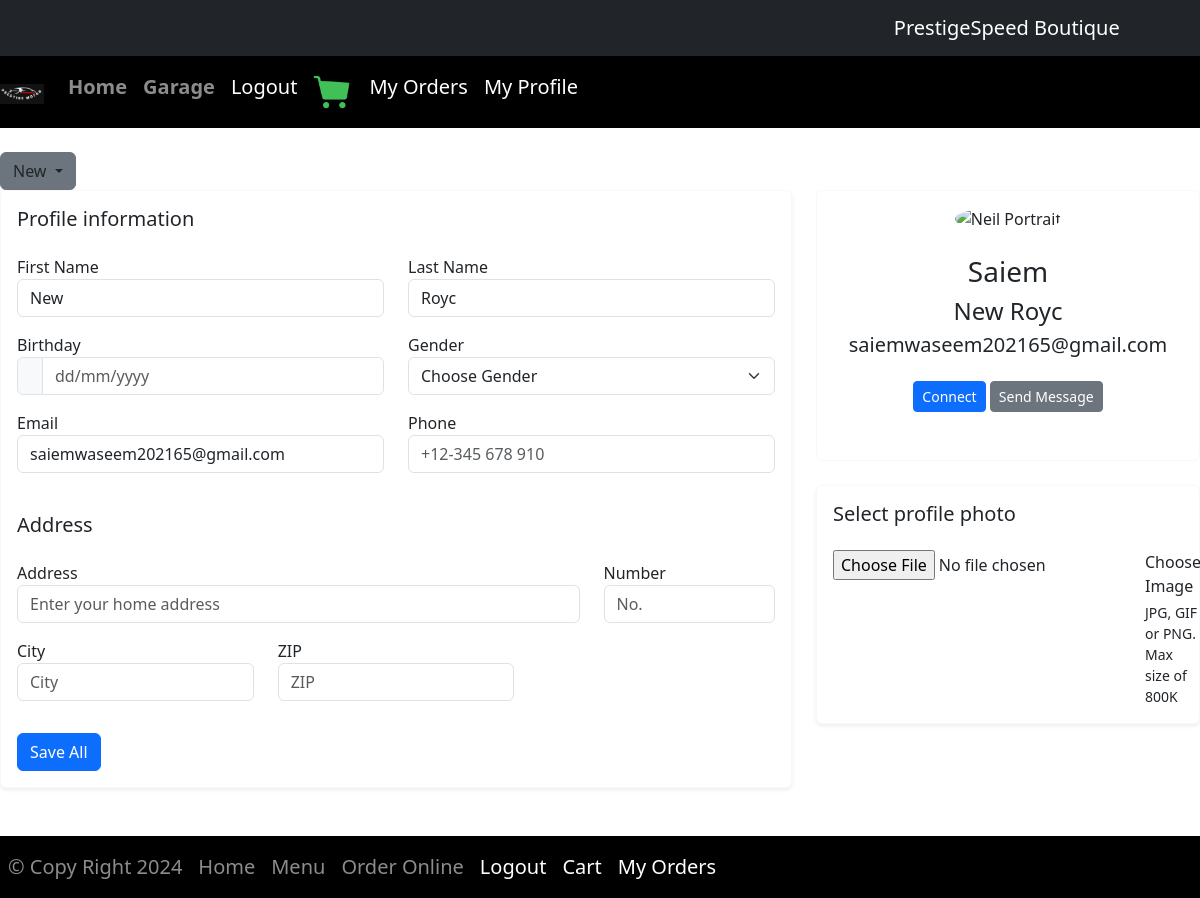
/profile/ (signed in), run on the app's committed database.
### customer/models.py (models this page shows, shortened)
class Profile(models.Model):
    GENDER_MALE = 1
    GENDER_FEMALE = 2
    GENDER_CHOICES = [
        (GENDER_MALE, _("Male")),
        (GENDER_FEMALE, _("Female")),
    ]
    first_name = models.CharField(max_length=50, null=True, blank=True)
    last_name = models.CharField(max_length=50, null=True, blank=True)
    user = models.OneToOneField(User, related_name="profile", on_delete=models.CASCADE)
    profile_photo = models.ImageField(upload_to="profile_photos", null=True, blank=True)
    birthday = models.DateField(null=True, blank=True)
    gender = models.PositiveSmallIntegerField(choices=GENDER_CHOICES, null=True, blank=True)
    phone = models.CharField(max_length=32, null=True, blank=True)
    address = models.CharField(max_length=255, null=True, blank=True)
    number = models.CharField(max_length=32, null=True, blank=True)
    city = models.CharField(max_length=50, null=True, blank=True)
    zip = models.CharField(max_length=30, null=True, blank=True)
    created_at = models.DateTimeField(auto_now_add=True)
    updated_at = models.DateTimeField(auto_now=True)

class User(AbstractUser):
    address = models.TextField(default = 'No address')

### customer/views.py (the view)
# urls.py: path('profile/', view_profile, name='profile'),
@login_required
def view_profile(request):
    try:
        profile = request.user.profile
    except Profile.DoesNotExist:
        profile = Profile.objects.create(user=request.user)
    return render(request, 'customer/profile.html', {'profile': profile})

### customer/templates/customer/profile.html (shortened to what this page needs)
{% extends "customer/base.html" %}
{% load static %}
{% block content %}
<main class="content">
    <div class="d-flex justify-content-between flex-wrap flex-md-nowrap align-items-center py-4">
        <div>
            <button class="btn btn-secondary text-dark mr-2 dropdown-toggle" data-toggle="dropdown"
                aria-haspopup="true" aria-expanded="true">
                New
            </button>
    <form action="{% url 'profile' %}" method="POST" enctype="multipart/form-data">
        <div class="row">
            <div class="col-12 col-xl-8">
                <div class="card card-body bg-white border-light shadow-sm mb-4">
                    <h2 class="h5 mb-4">Profile information</h2>
                    <div class="row">
                        <div class="col-md-6 mb-3">
                            <div>
                                <label for="first_name">First Name</label>
                                <input name="first_name" class="form-control" id="first_name" type="text"
                                    placeholder="Enter your first name" value="{{ profile.user.first_name }}"
                                    required>
                            </div>
                        </div>
                        <div class="col-md-6 mb-3">
                            <div>
                                <label for="last_name">Last Name</label>
                                <input name="last_name" class="form-control" id="last_name" type="text"
                                    placeholder="Also your last name" value="{{ profile.user.last_name }}"
                                    required>
                            </div>
                        </div>
                    </div>
                    <div class="row align-items-center">
                        <div class="col-md-6 mb-3">
                            <label for="birthday">Birthday</label>
                            <div class="input-group">
                                <span class="input-group-text"></span>
                                <input name="birthday" data-datepicker="" class="form-control" id="birthday"
                                    type="text" placeholder="dd/mm/yyyy" value="{{ profile.birthday|date:'m/d/Y'|default:'' }}" required>
                            </div>
                        </div>
                        <div class="col-md-6 mb-3">
                            <label for="gender">Gender</label>
                            <select name="gender" class="form-select mb-0" id="gender" aria-label="Gender select example">
                                <option selected disabled>Choose Gender</option>
                            </select>
                        </div>
                    </div>
                    <div class="row">
                        <div class="col-md-6 mb-3">
                            <div class="form-group">
                                <label for="email">Email</label>
                                <input name="email" class="form-control" id="email" type="email"
                                    placeholder="name@company.com" value="{{ profile.user.email }}" readonly>
                            </div>
                        </div>
                        <div class="col-md-6 mb-3">
                            <div class="form-group">
                                <label for="phone">Phone</label>
                                <input name="phone" class="form-control" id="phone" type="number"
                                    placeholder="+12-345 678 910" value="{{ profile.phone }}" required>
                            </div>
                        </div>
                    </div>
                    <h2 class="h5 my-4">Address</h2>
                    <div class="row">
                        <div class="col-sm-9 mb-3">
                            <div class="form-group">
                                <label for="address">Address</label>
                                <input name="address" class="form-control" id="address" type="text"
                                    placeholder="Enter your home address" value="{{ profile.address|default:'' }}" required>
                            </div>
                        </div>
                        <div class="col-sm-3 mb-3">
                            <div class="form-group">
                                <label for="number">Number</label>
                                <input name="number" class="form-control" id="number" type="number"
                                    placeholder="No." value="{{ profile.number|default:'' }}" required>
                            </div>
                        </div>
                    </div>
                    <div class="row">
                        <div class="col-sm-4 mb-3">
                            <div class="form-group">
                                <label for="city">City</label>
                                <input name="city" class="form-control" id="city" type="text" placeholder="City"
                                    value="{{ profile.city|default:'' }}" required>
                            </div>
                        </div>
                        <div class="col-sm-4">
                            <div class="form-group">
                                <label for="zip">ZIP</label>
                                <input name="zip" class="form-control" id="zip" type="tel" placeholder="ZIP"
                                    value="{{ profile.zip|default:'' }}" required>
                            </div>
                        </div>
                    </div>
                    <div class="mt-3">
                        <button type="submit" class="btn btn-primary">Save All</button>
                    </div>
                </div>
            </div>
            <div class="col-12 col-xl-4">
                <div class="row">
                    <div class="col-12 mb-4">
                        <div class="card border-light text-center p-0">
                            <div class="card-body pb-5">
                                <img src="{{ Profile.profile_photos.url }}"
                                    class="user-avatar large-avatar rounded-circle mx-auto mt-n7 mb-4"
                                    alt="Neil Portrait">
                                <h4 class="h3">{{ profile.user.username }}</h4>
                                <h4 class="font-weight-normal">{{ profile.user.get_full_name }}</h4>
                                <h5 class="font-weight-normal">
                                    {{ request.user.email }}
                                </h5>
                                <a class="btn btn-sm btn-primary mr-2" href="#"> Connect</a>
                                <a class="btn btn-sm btn-secondary" href="#">Send Message</a>
                            </div>
                        </div>
                    </div>
                    <div class="col-12">
                        <div class="card card-body bg-white border-light shadow-sm mb-4">
                            <h2 class="h5 mb-4">Select profile photo</h2>
                            <div class="d-xl-flex align-items-center">
                                <div class="file-field">
                                    <div class="d-flex justify-content-xl-center ml-xl-3">
                                        <div class="d-flex">
                                            <input name="avatar" type="file">
                                            <div class="d-md-block text-left">
                                                <div class="font-weight-normal text-dark mb-1">Choose Image</div>
                                                <div class="text-gray small">JPG, GIF or PNG. Max size of 800K</div>
                                            </div>
                                        </div>
                                    </div>
                                </div>
                            </div>
                        </div>
                    </div>
                </div>
            </div>
        </div>
    </form>
</main>
{% endblock content %}

### data on the page
Profile: first_name "New", last_name "Royc", email "saiemwaseem202165@gmail.com", user.username "Saiem", user.get_full_name "New Royc"
User: user.email "saiemwaseem202165@gmail.com"
